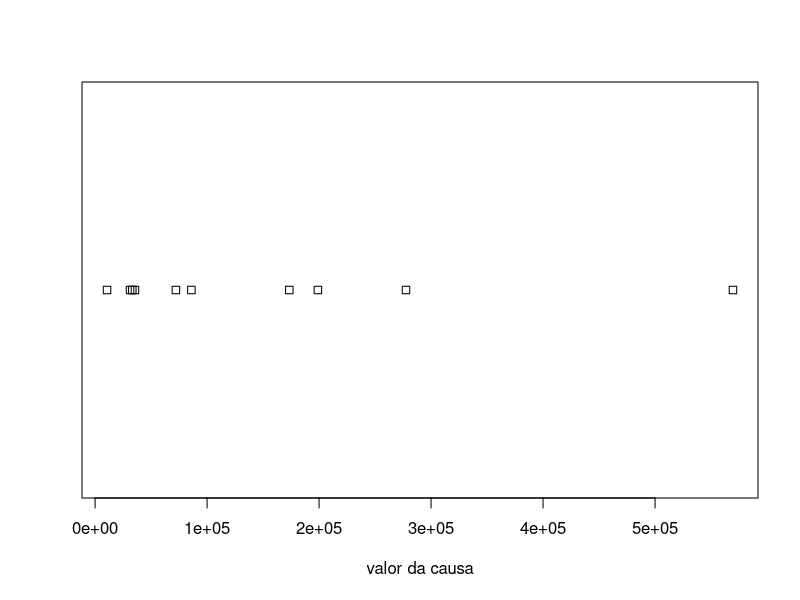
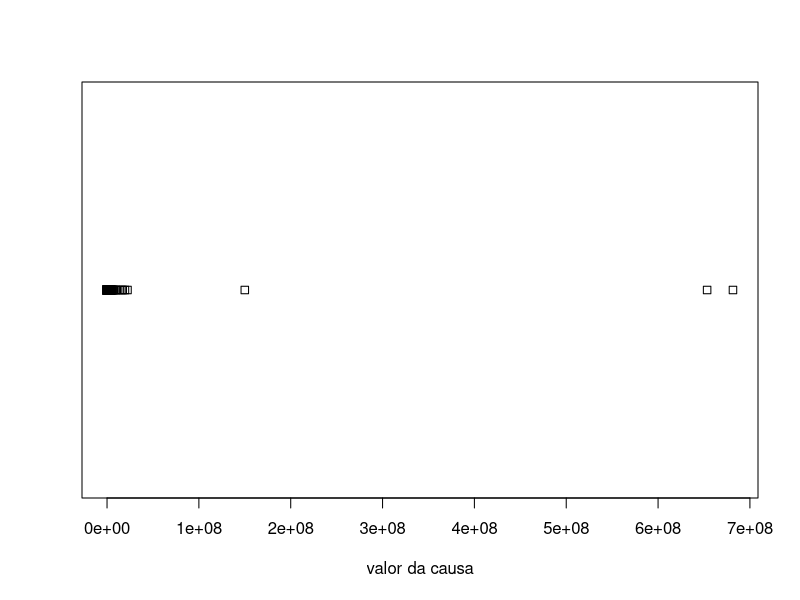
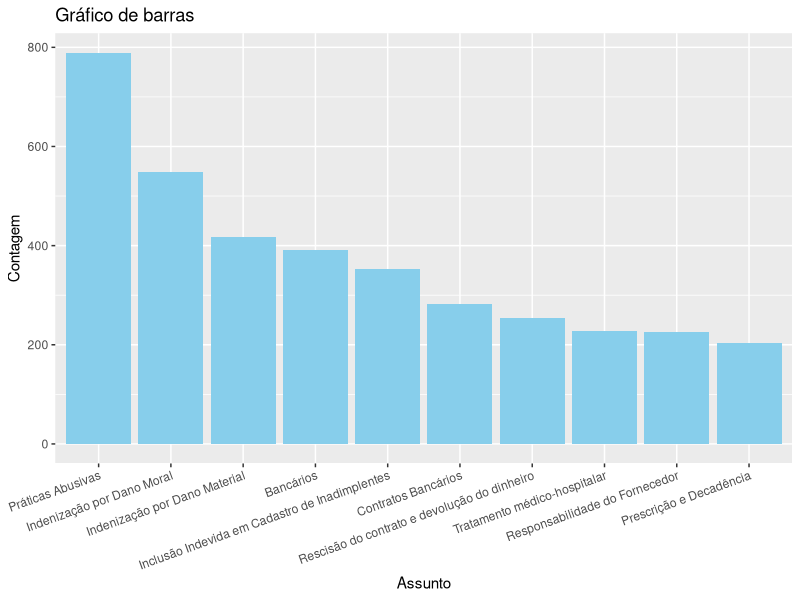
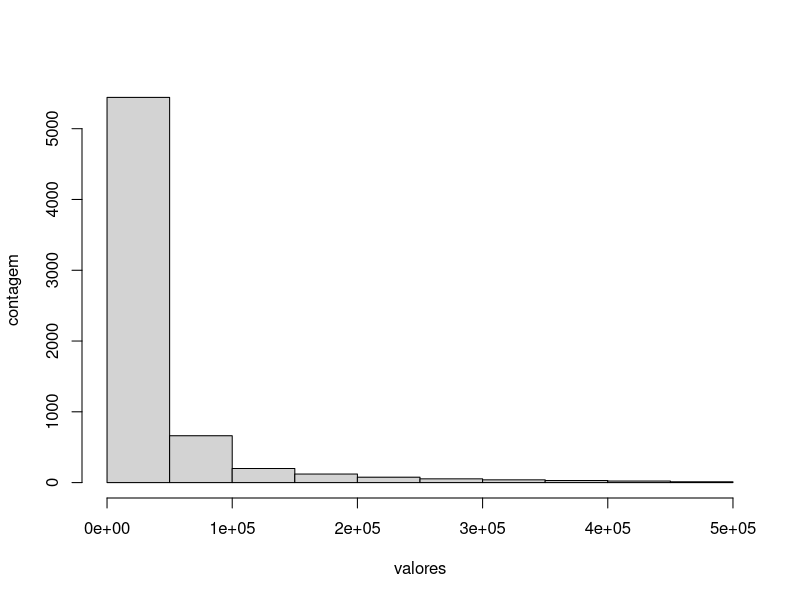
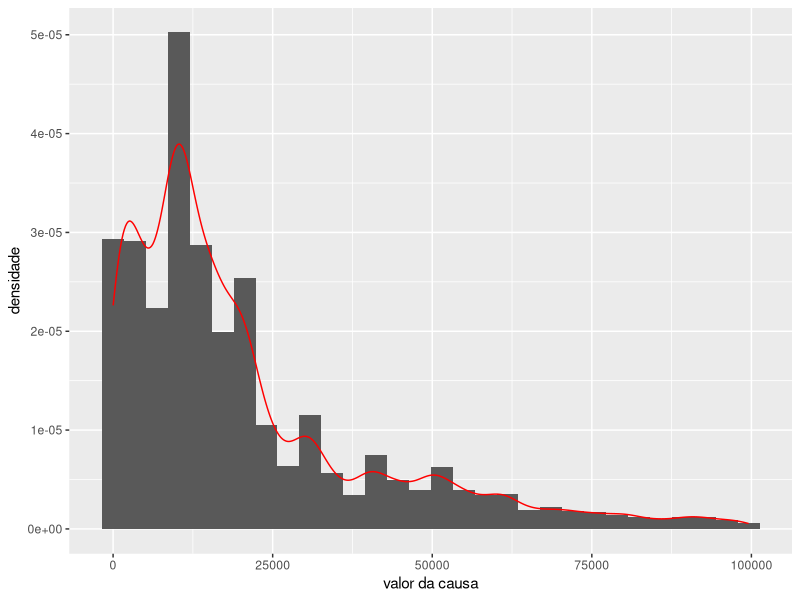
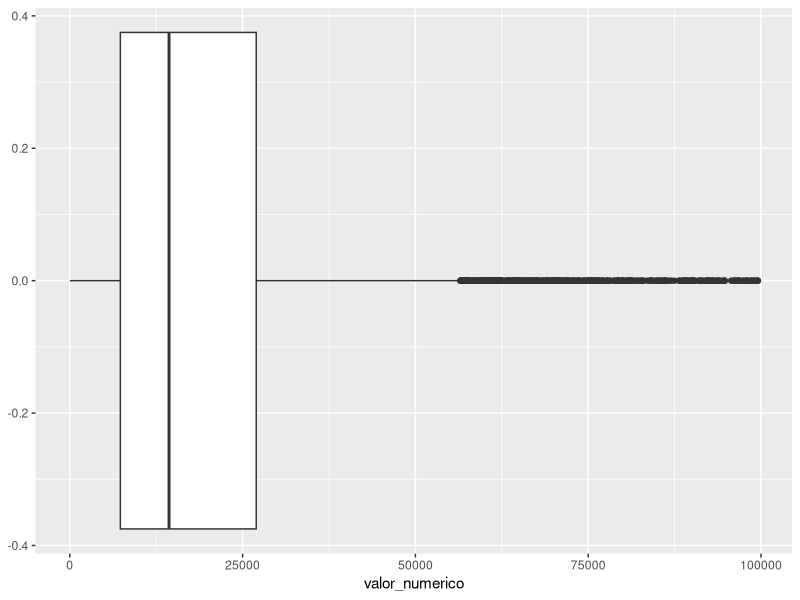
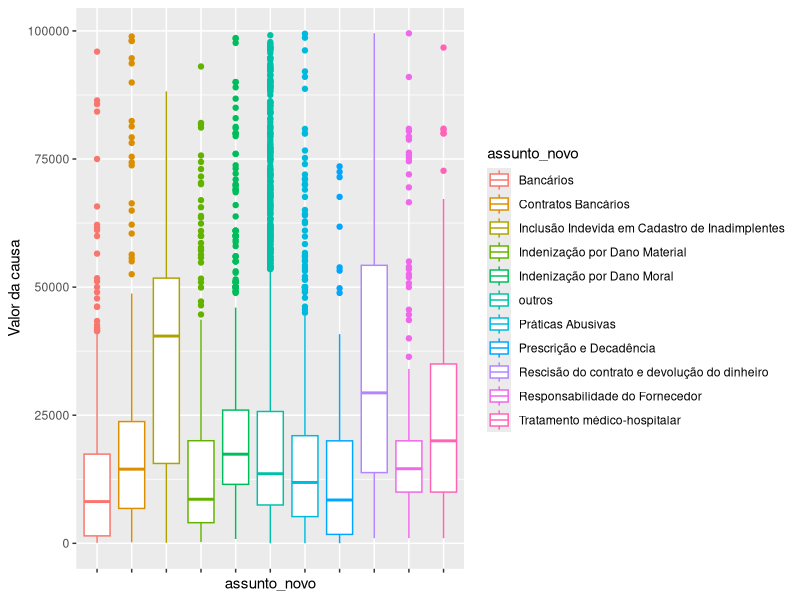
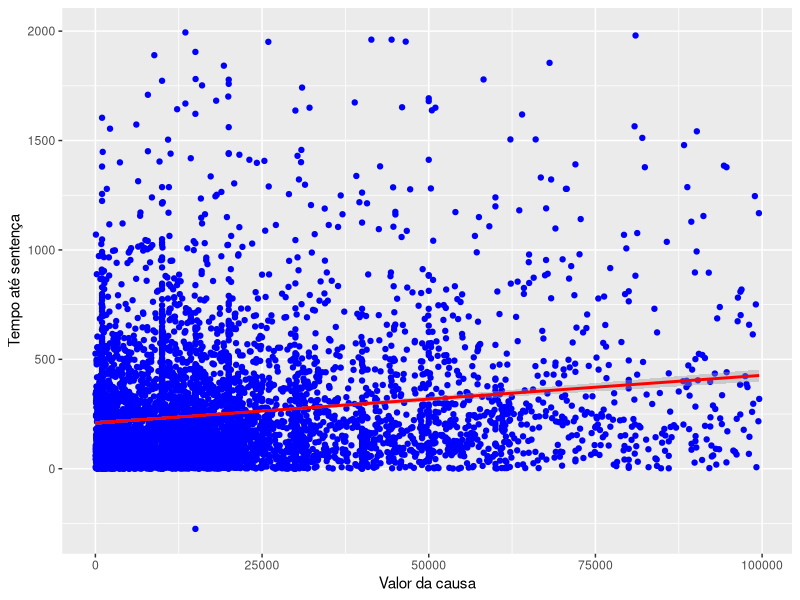

Here is the R script that generated these plots, in order:
## ---- chunk 1
require(tidyverse)
require(readxl)
data = read_xlsx("./dados_civeis.xlsx") %>% 
  select(-processo_por_dependencia)
normais = data$valor_numerico
data$valor_numerico[1:100]
## ---- chunk 2
mean(data$valor_numerico, na.rm = TRUE)
## ---- chunk 3
median(data$valor_numerico, na.rm = TRUE)
## ---- chunk 4
 dados = c(0, 0.1, 0.1, 0.2, 0.25, 0.5, 0.7, 0.9, 1.1, 10000)
 c(mean(dados), median(dados))
## ---- chunk 5
table(data$classe_info)
## ---- chunk 6
 max(data$valor_numerico, na.rm = TRUE) - min(data$valor_numerico, na.rm = TRUE)
c(min(data$valor_numerico, na.rm = TRUE), max(data$valor_numerico, na.rm = TRUE))
## ---- chunk 7
sum(data$valor_numerico > 10^8, na.rm = TRUE)
sum(data$valor_numerico > 10^7, na.rm = TRUE)
sum(data$valor_numerico > 10^6, na.rm = TRUE)
## ---- chunk 8
c(var(data$valor_numerico, na.rm = TRUE), sd(data$valor_numerico, na.rm = TRUE))
## ---- chunk 9
aux = quantile(data$valor_numerico, c(0.25, 0.5, 0.75), na.rm = TRUE)
aux
## ---- chunk 10
quantile(data$valor_numerico, c(0.025, 0.975), na.rm = TRUE)
mean(data$valor_numerico < 5*10^5, na.rm = TRUE)
## ---- chunk 11
summary(data$valor_numerico)
## ---- chunk 12
stripchart(data$valor_numerico[1:10], xlab="valor da causa")
## ---- chunk 13
stripchart(data$valor_numerico, xlab="valor da causa")
## ---- chunk 14
# Colocar categorias outros
contagens = sort(table(data$assunto_info), decreasing = TRUE)[1:10]
tibble(assunto = names(contagens), contagens) %>%
  ggplot(aes(x = reorder(assunto, contagens, decreasing = TRUE), y = contagens)) +
  geom_bar(stat = "identity", fill = "skyblue") +
  labs(title = "Gráfico de barras", x = "Assunto", y = "Contagem") +
  theme(axis.text.x = element_text(angle = 20, hjust = 1))
## ---- chunk 15
data %>% 
  filter(valor_numerico < 5*10^5) %>% 
  select(valor_numerico) %>% 
  unlist() %>% 
  hist(xlab="valores", ylab="contagem", main = "")
## ---- chunk 16
data %>% 
  filter(valor_numerico < 10^5) %>% 
  ggplot(aes(x = valor_numerico)) + 
  geom_histogram(aes(y=..density..)) +
  geom_density(color="red") +
  xlab("valor da causa") + 
  ylab("densidade")
## ---- chunk 17
data %>% 
  filter(valor_numerico < 10^5) %>%
  ggplot(aes(x = valor_numerico)) +
  geom_boxplot()
## ---- chunk 18
assuntos_freq = names(sort(table(data$assunto_info), decreasing = TRUE)[1:10])
data %>% 
  filter(valor_numerico < 10^5) %>% 
  mutate(
    assunto_novo = ifelse(assunto_info %in% assuntos_freq,
                          assunto_info,
                          "outros")
  ) %>% 
  ggplot(aes(y = valor_numerico, x = assunto_novo, color = assunto_novo)) +
  geom_boxplot() +
  theme(axis.text.x = element_blank()) +
  ylab("Valor da causa")
## ---- chunk 19
data %>% 
  filter(valor_numerico < 10^5) %>% 
  ggplot(aes(x = valor_numerico, y = Time)) +
  geom_point(color='blue') +
  geom_smooth(method='lm', color = "red") +
  xlab("Valor da causa") +
  ylab("Tempo até sentença")
## ---- chunk 20
alturas = c(149, 163, 168, 169, 172, 173, 175, 180, 181)
print(alturas)
